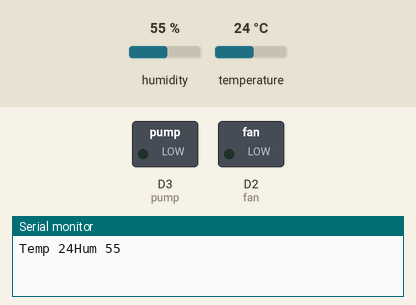
Simulated run of this sketch. Board: ESP8266 (NodeMCU). Parts: switched loads named in the sketch (green lamp = pin HIGH), the last lines printed to the serial monitor. Inputs (shaded band) come from the test bench; at power-on: temperature 24 °C, humidity 55 %. WiFi joins after 1.5 s; servers stay silent unless stated.

Above: at 3.0 s.
3.1 s: temperature set to 32 °C
7.0 s: temperature set to 35 °C
At 11.2 s:
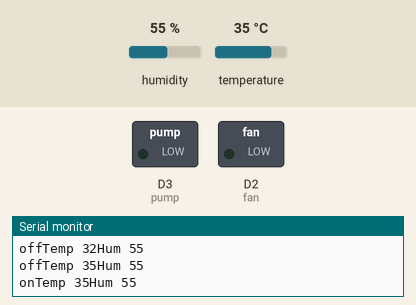
13.0 s: temperature set to 12 °C
At 17.1 s:
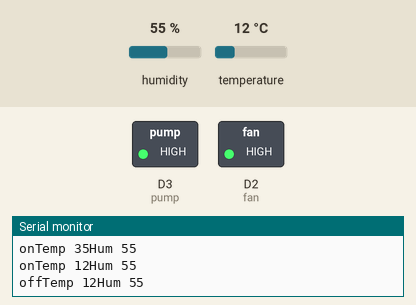
17.4 s: temperature set to 41 °C
At 21.0 s:
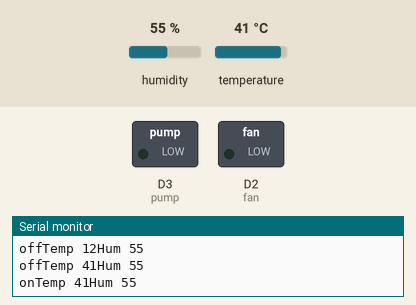
Timing chart, 0 to 22.5 s (numbered marks = the images above; inputs shaded):
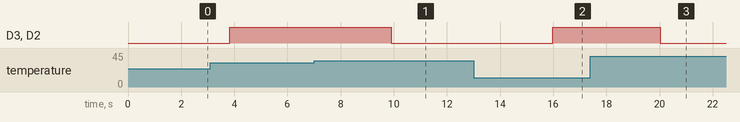

The sketch:

tiger.ino
```cpp
#define BLYNK_TEMPLATE_ID ""
#define BLYNK_TEMPLATE_NAME "smart cooling"
#define BLYNK_AUTH_TOKEN ""

#define BLYNK_PRINT Serial

#include <DHT.h>
#include <ESP8266WiFi.h>
#include <BlynkSimpleEsp8266.h>

#define DHTPIN D4  //sensor value
#define DHTTYPE DHT11
#define fan D2
#define pump D3

char auth[] = BLYNK_AUTH_TOKEN;
char ssid[] = "q";
char pass[] = "qwertyuiop";

DHT dht(DHTPIN, DHTTYPE);

int temp;
int hum;
int chill_level = 33;  // set temperature level
bool fan_Blynk = false;
bool pump_Blynk = false;
bool master = false;

void setup() {
  Serial.begin(9600);
  Blynk.begin(auth, ssid, pass);
  dht.begin();
  pinMode(fan, OUTPUT);
  pinMode(pump, OUTPUT);
}

void loop() {

  Blynk.run();
  value_read();

  Serial.print("Temp ");
  Serial.print(temp);
  Serial.print("Hum ");
  Serial.println(hum);

  delay(2000);

  if (master) master_control();

  else{
    action();
    net_write();
  }

}

BLYNK_WRITE(V0) {
  fan_Blynk = param.asInt();
}
BLYNK_WRITE(V1) {
  pump_Blynk = param.asInt();
}
BLYNK_WRITE(V4) {
  master = param.asInt();
}

void action() {
  if (temp > chill_level) {
    digitalWrite(fan, LOW);
    digitalWrite(pump, LOW);
    Blynk.virtualWrite(V0, HIGH);
    Blynk.virtualWrite(V1, HIGH);
    Serial.print("on");
  } else {
    digitalWrite(fan, HIGH);
    digitalWrite(pump, HIGH);
    Blynk.virtualWrite(V0, LOW);
    Blynk.virtualWrite(V1, LOW);
    Serial.print("off");
  }
}

void master_control() {
  if (fan_Blynk) digitalWrite(fan, HIGH);
  else digitalWrite(fan, LOW);
  if (pump_Blynk) digitalWrite(pump, HIGH);
  else digitalWrite(pump, LOW);
}

void value_read() {
  temp = dht.readTemperature();
  hum = dht.readHumidity();
}

void net_write() {
  Blynk.virtualWrite(V2, temp);
  Blynk.virtualWrite(V3, hum);
}
```

Measured:
- after the input at 7.0 s, D3 (pump), D2 (fan): HIGH → LOW after 2.9 s
- after the input at 13.0 s, D3 (pump), D2 (fan): LOW → HIGH after 3.0 s
- after the input at 17.4 s, D3 (pump), D2 (fan): HIGH → LOW after 2.6 s
